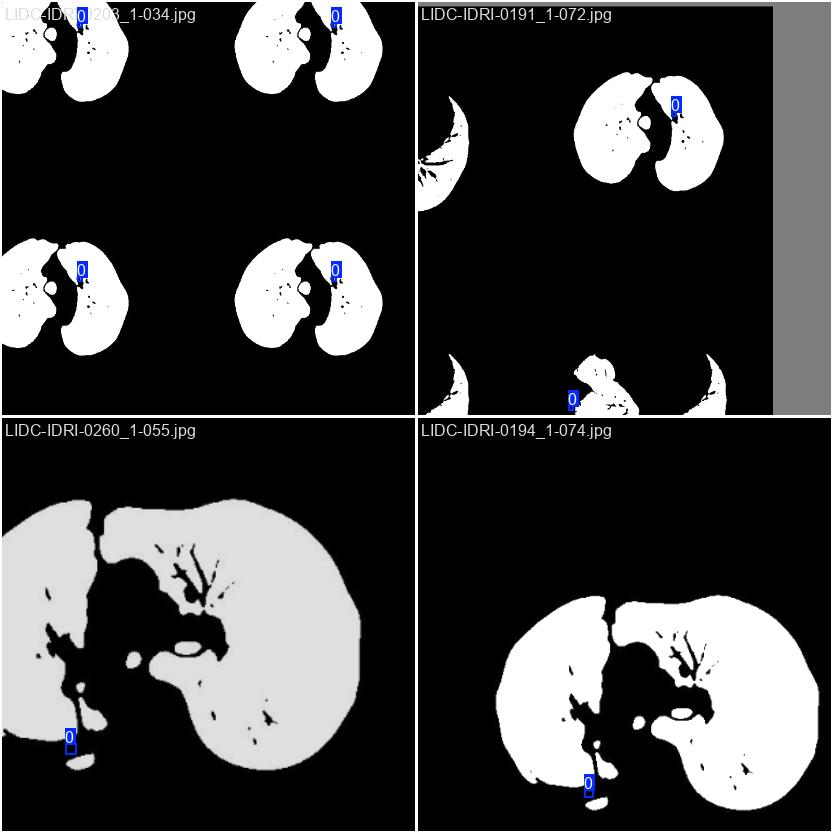
#> input picture model_outs/yolo/lung_cancer_detection/experiment1/train_batch0.jpg, 832 x 832 px; its folder holds only this picture in this run
$ python -i Preprocessing_steps.py   (imports and definitions only)
#> lines starting #> are read from the running program, lines starting #| are printed output that depends on the picture
#> further down, picture is the input picture: shape (832, 832, 3); mean B, G, R 66.6, 66.2, 66.2
import numpy as np
import pandas as pd
import pydicom
import os
import scipy.ndimage
import matplotlib.pyplot as plt
import cv2
from PIL import Image

from skimage import measure, morphology
from mpl_toolkits.mplot3d.art3d import Poly3DCollection
from scipy.ndimage import gaussian_filter

#--------------------------------------------------------------------------------------------------------------

# [111 lines left out: functions find_folder_with_max_files, load_scan, resample, normalize, get_pixels_hounds, not called in this run]

#--------------------------------------------------------------------------------------------------------------

def largest_label_volume(im, bg=-1):
    vals, counts = np.unique(im, return_counts=True)

    counts = counts[vals != bg]
    vals = vals[vals != bg]

    if len(counts) > 0:
        return vals[np.argmax(counts)]
    else:
        return None

#--------------------------------------------------------------------------------------------------------------

def segment_lung_mask(image, fill_lung_structures=True):

    # Not actually binary, but 1 and 2.
    # 0 is treated as background, which we do not want
#> called with fill_lung_structures = True
    binary_image = np.array(image > 0.3, dtype=np.int8)+1
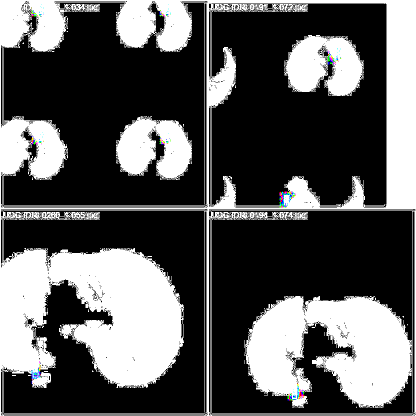
#> binary_image: shape (832, 832, 3) int8 (shown at 1/2 size); mean B, G, R 1.36, 1.36, 1.36; drawn with min black and max white
    labels = measure.label(binary_image)
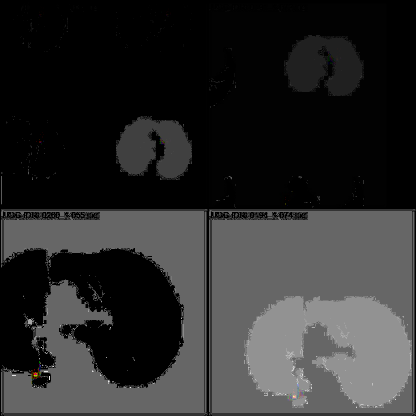
#> labels: shape (832, 832, 3) int64 (shown at 1/2 size); mean B, G, R 221.9, 222, 222.1; drawn with min black and max white

    # Pick the pixel in the very corner to determine which label is air.
    #   Improvement: Pick multiple background labels from around the patient
    #   More resistant to "trays" on which the patient lays cutting the air
    #   around the person in half
    background_label = labels[0,0,0]
#> background_label = 1

    #Fill the air around the person
    binary_image[background_label == labels] = 2

    # Method of filling the lung structures (that is superior to something like
    # morphological closing)
    if fill_lung_structures:
        # For every slice we determine the largest solid structure
        for i, axial_slice in enumerate(binary_image):
            axial_slice = axial_slice - 1
            labeling = measure.label(axial_slice)
            l_max = largest_label_volume(labeling, bg=0)

            if l_max is not None: #This slice contains some lung
                binary_image[i][labeling != l_max] = 1
#> this loop made 832 passes
#> l_max on passes 8 to 10: 19, 2, 74
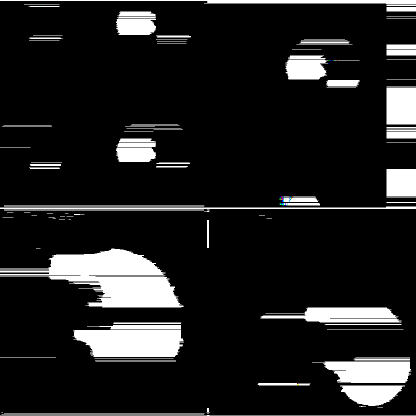
#> binary_image: shape (832, 832, 3) int8 (shown at 1/2 size); mean B, G, R 1.13, 1.13, 1.13; drawn with min black and max white

    binary_image -= 1 #Make the image actual binary
    binary_image = 1-binary_image # Invert it, lungs are now 1
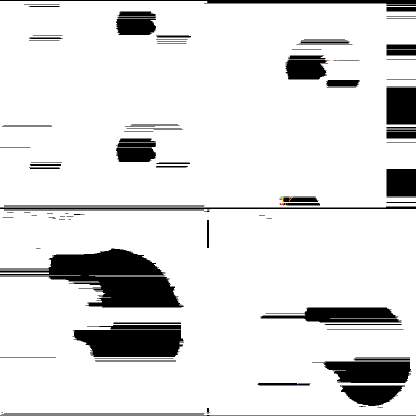
#> binary_image: shape (832, 832, 3) int8 (shown at 1/2 size); mean B, G, R 0.873, 0.873, 0.873; drawn with 1 as white

    # Remove other air pockets insided body
    labels = measure.label(binary_image, background=0)
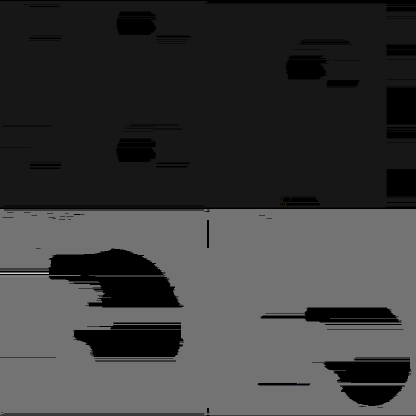
#> labels: shape (832, 832, 3) int64 (shown at 1/2 size); mean B, G, R 2.56, 2.56, 2.56; drawn with min black and max white
    l_max = largest_label_volume(labels, bg=0)
#> l_max = 1
    if l_max is not None: # There are air pockets
        binary_image[labels != l_max] = 0
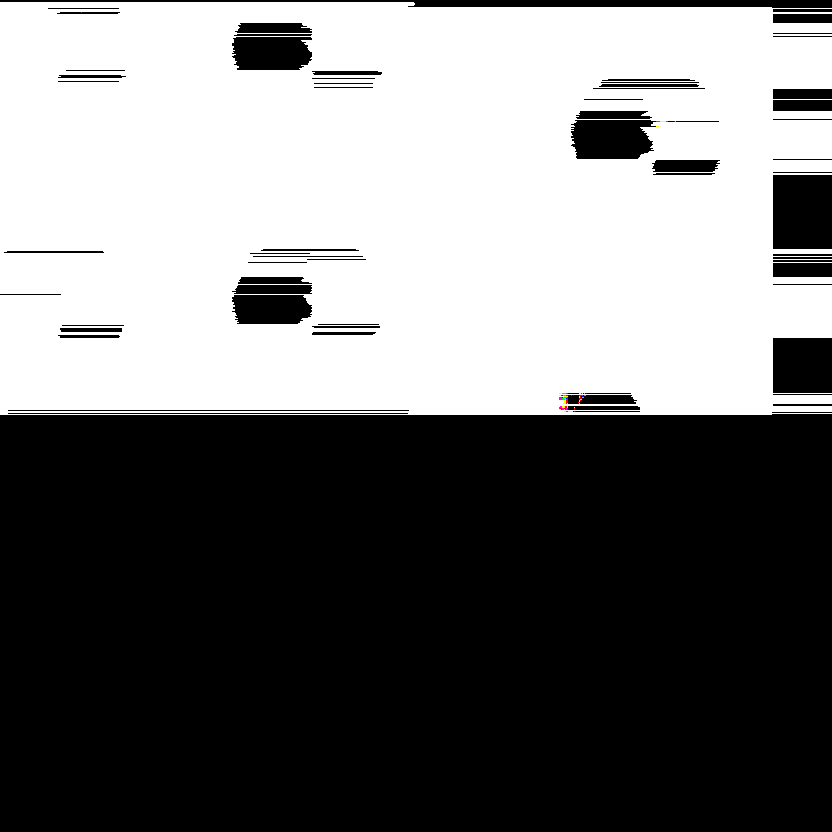
#> binary_image: shape (832, 832, 3) int8; mean B, G, R 0.454, 0.454, 0.454; drawn with 1 as white

    return binary_image

#--------------------------------------------------------------------------------------------------------------

# [36 lines left out: functions process_patient, to_jpg, not called in this run]

#--------------------------------------------------------------------------------------------------------------

INPUT_FOLDER = "/home/aiims/tumor/xml_parsing/LIDC-IDRI"
OUTPUT_FOLDER = "/home/aiims/tumor/Preprocessed_CT_Scans"

# Ensure output directory exists
# [1 line not run here, left out]
# Iterate through all patient directories
# [1 line that did not run here, left out]
# [1 line not run here, left out]
preprocessed_scans=[]
patient_names=[]

# [24 lines not run here, left out]

>>> import cv2
>>> picture = cv2.imread('../model_outs/yolo/lung_cancer_detection/experiment1/train_batch0.jpg')
>>> result = segment_lung_mask(picture)
